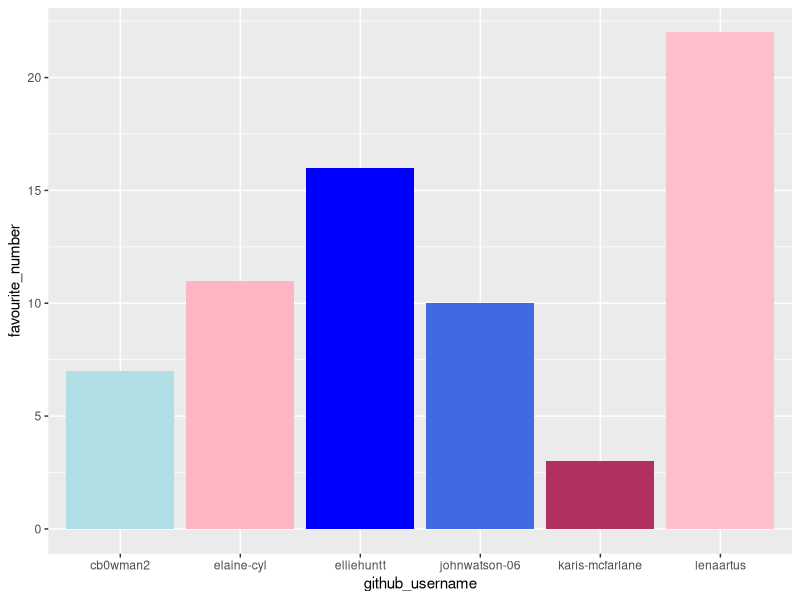
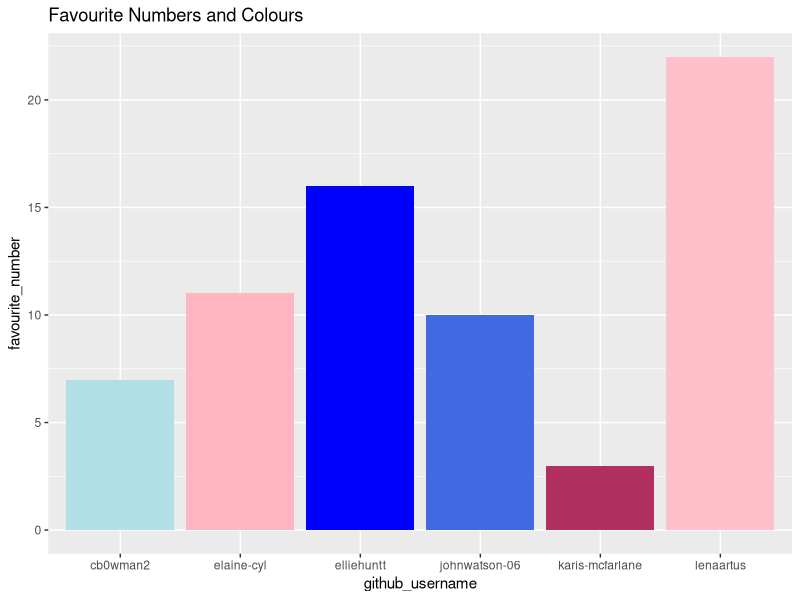
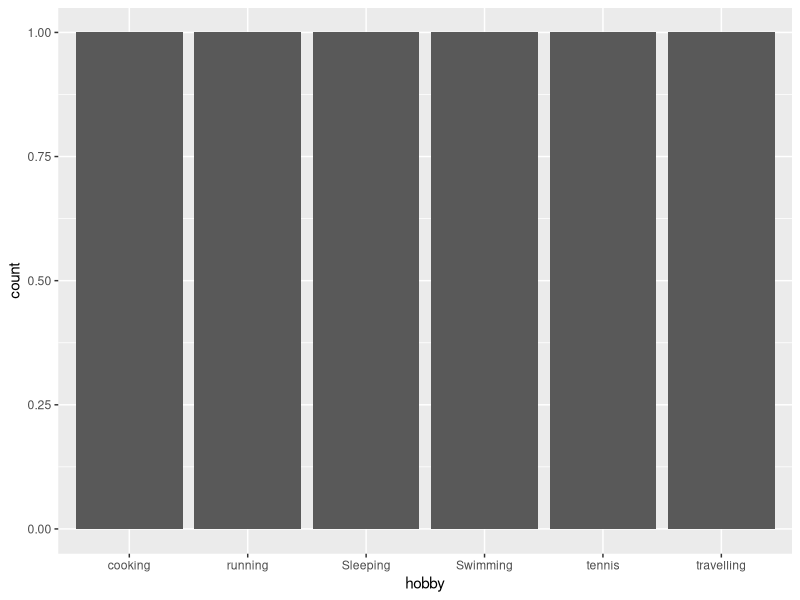

Generate these figures, in order, with R:
## ---- chunk 1
library(tidyverse) 
## ---- chunk 2
team_data <- tibble(
  name = c("John", "Lena", "Ellie", 
          "Elaine", "Caitlyn","Karis"),
  github_username = c("cb0wman2",  "karis-mcfarlane", "lenaartus", "elliehuntt", 
                       "johnwatson-06", "elaine-cyl"), 
  colour = c("powderblue", "maroon", "pink", 
             "blue","royalblue", "lightpink"),
  hobby = c("Swimming", "Sleeping", "running", 
            "cooking", "tennis", "travelling"),
  favourite_number = c(7, 3, 22, 16, 10, 11 )
  )

team_data
## ---- chunk 3
p1 <- ggplot(data = team_data, 
             mapping = aes(x = github_username, 
                           y = favourite_number,
                           fill = colour), 
             ) +
   geom_col() +
   scale_fill_identity()
p1
## ---- chunk 4
p1 + labs(x = "github_username", 
          y = "favourite_number",
          title = "Favourite Numbers and Colours")
## ---- chunk 5
p2 <- ggplot(team_data, aes(x = hobby)) +
  geom_bar()
p2
